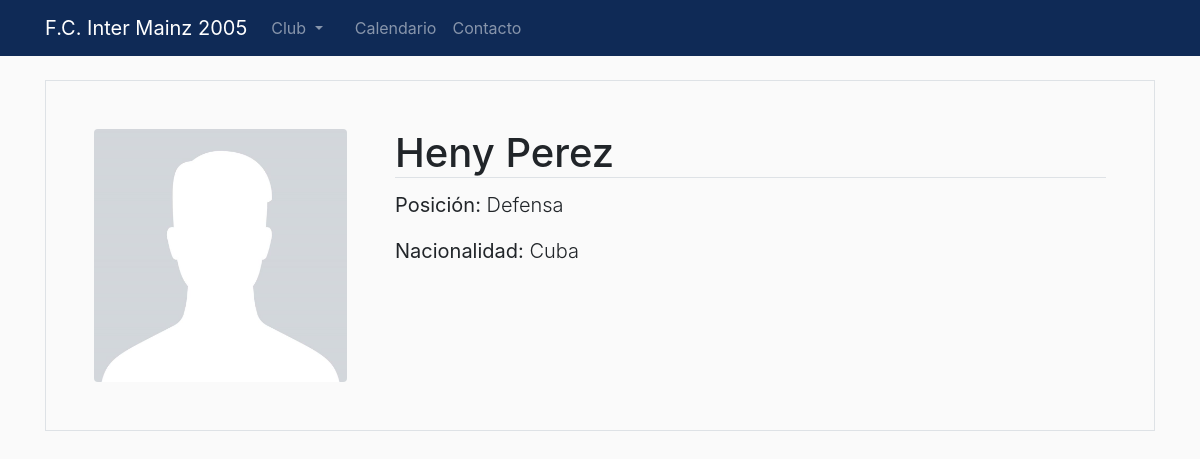
Before: /players/11/ with the older database file.
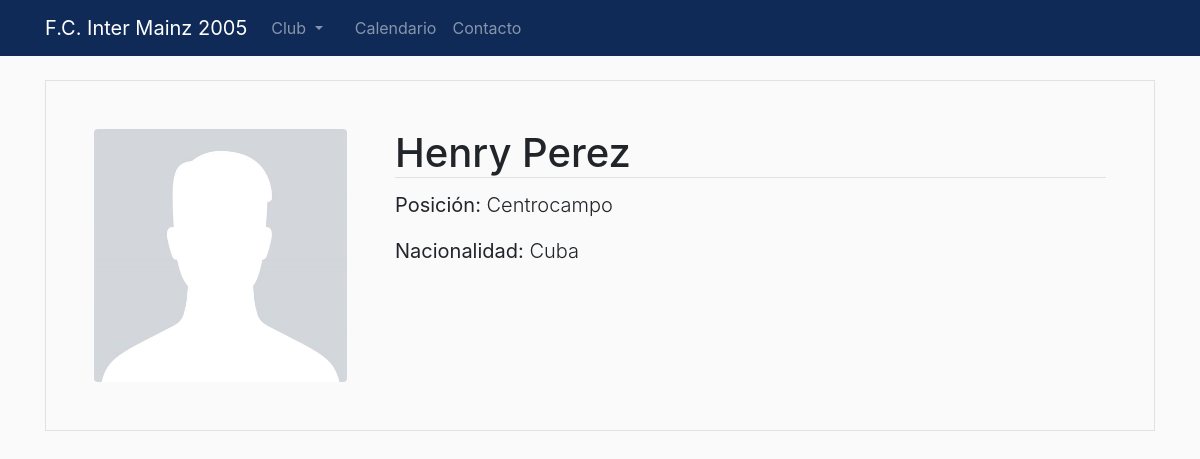
After: the same page with the newer database file.
### players/models.py (models this page shows, shortened)
class Player(models.Model):
    possible_positions = (
        ('portero', 'Portero'),
        ('defensa', 'Defensa'),
        ('centrocampo', 'Centrocampista'),
        ('delantero', 'Delantero')
    )
    last_name = models.CharField(max_length=50)
    first_name = models.CharField(max_length=50)
    position = models.CharField(max_length=50, choices=possible_positions)
    jersey_number = models.IntegerField(blank=True, null=True)
    nationality = models.CharField(max_length=50, blank=True, null=True)
    picture = models.ImageField(default="default.jpg", upload_to="player_pics")

### players/views.py (the view)
# urls.py: path('players/<int:pk>/', PlayerDetailView.as_view(), name='player-detail')
class PlayerDetailView(DetailView):
    model = Player

### players/templates/players/player_detail.html (shortened to what this page needs)
{% extends "show/base.html" %}
{% block content %}
<div class="media border p-5">
    <img class="rounded w-25"  src="{{ player.picture.url }}">
    <div class="media-body ml-5">
        <h1 class="card-title border-bottom">{{ player.first_name }} {{ player.last_name }}</h1>
        <p class="lead"><strong>Posición:</strong> {{ player.position.capitalize }}</p>
        {% if player.nationality %}
        <p class="lead"><strong>Nacionalidad:</strong> {{ player.nationality.capitalize }}</p>
        {% endif %}
    </div>
</div>
{% endblock content %}

Changed rows visible on the page:
changed Player "Perez": first_name "Heny" → "Henry"; position "Defensa" → "Centrocampo"
